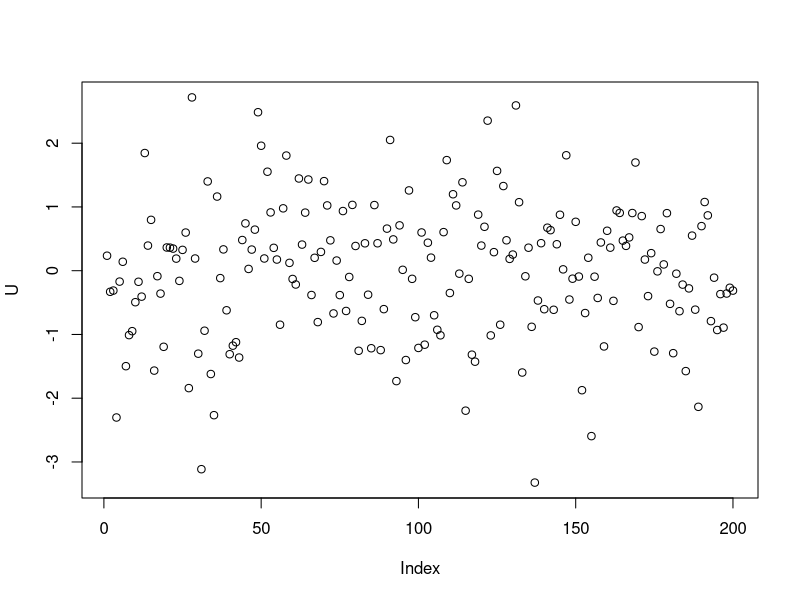
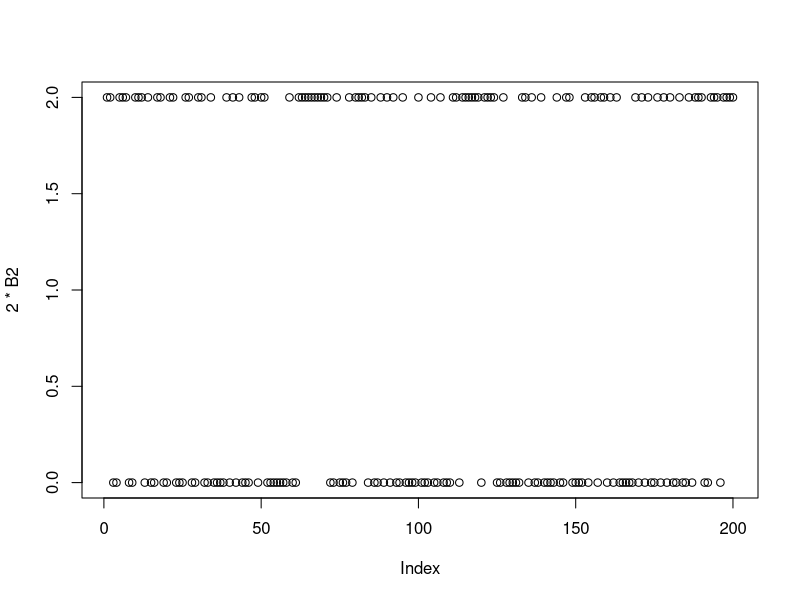
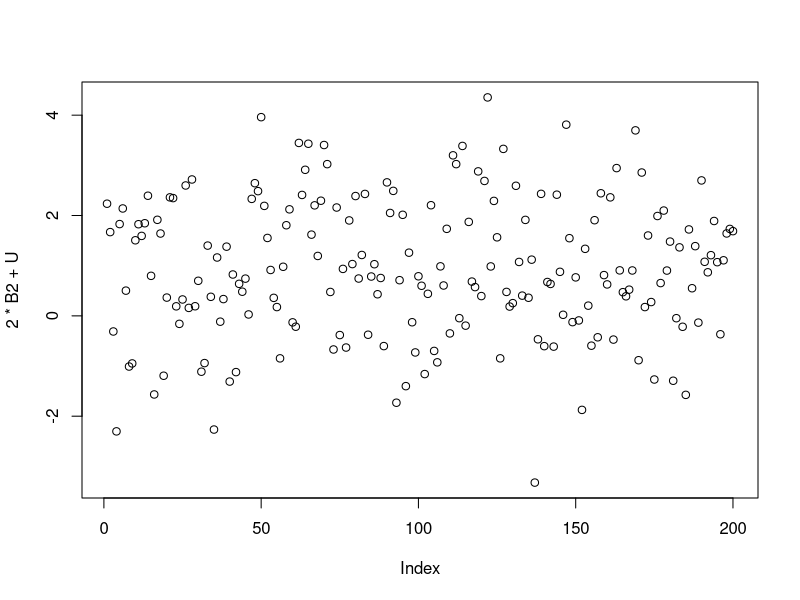

Here is the R script that generated these plots, in order:
## ---- chunk 1
# Create a synthetic data model ------------------------------------------------
set.seed(111)

N <- 200 # Number of mother-daughter pairs
U <- rnorm(N) # Simulate confounds

U[1:5]
#> [1] -0.3832159 -0.6019343  0.8216938 -0.4526242  0.3254342

# B1 represents the mother's birth order where 1 indicates 'is first born'
B1 <- rbinom(N, size = 1, prob = 0.5) # Probability 50% are first born
B1[1:5]
#> [1] 0 1 0 0 0

# M represents the mother's family size
# In our model, the mother's family size is directly influenced by B1 and U
M <- rnorm(N, mean = 2*B1 + U) 
M[1:5]
#> [1]  0.37835160  0.03283694 -0.51075527 -4.15239295  1.66977563

M <- ifelse(M < 0, 0, round(M, digits = 0))
M[1:5]
#> [1] 0 0 0 0 2

# B2 represents the daughter's birth order where 1 indicates 'is first born' 
# B2 occurs independently of B1 
B2 <- rbinom(N, size = 1, prob = 0.5)
B2[1:5]
#> [1] 1 1 0 0 1 

# D represents the daughter's family size 
# We first assume that the mother's family size has no impact on the daughter's 
# family size.  
D <- rnorm(N, 2*B2 + U + 0*M) 
D[1:5]
#> [1]  0.4896820  2.4589650  0.5504082 -2.3242933  2.9083178  

D <- ifelse(D < 0, 0, round(D, digits = 0))
D[1:5]
#> [1] 0 2 1 0 3
## ---- chunk 2
#| layout-ncol: 3
#| fig-cap: 
#|   - "Size of confound U"
#|   - "Size of impact of B2 on D (2*B2)"
#|   - "Total size (2*B2 + U)"

plot(U)
plot(2*B2)
plot(2*B2 + U)
